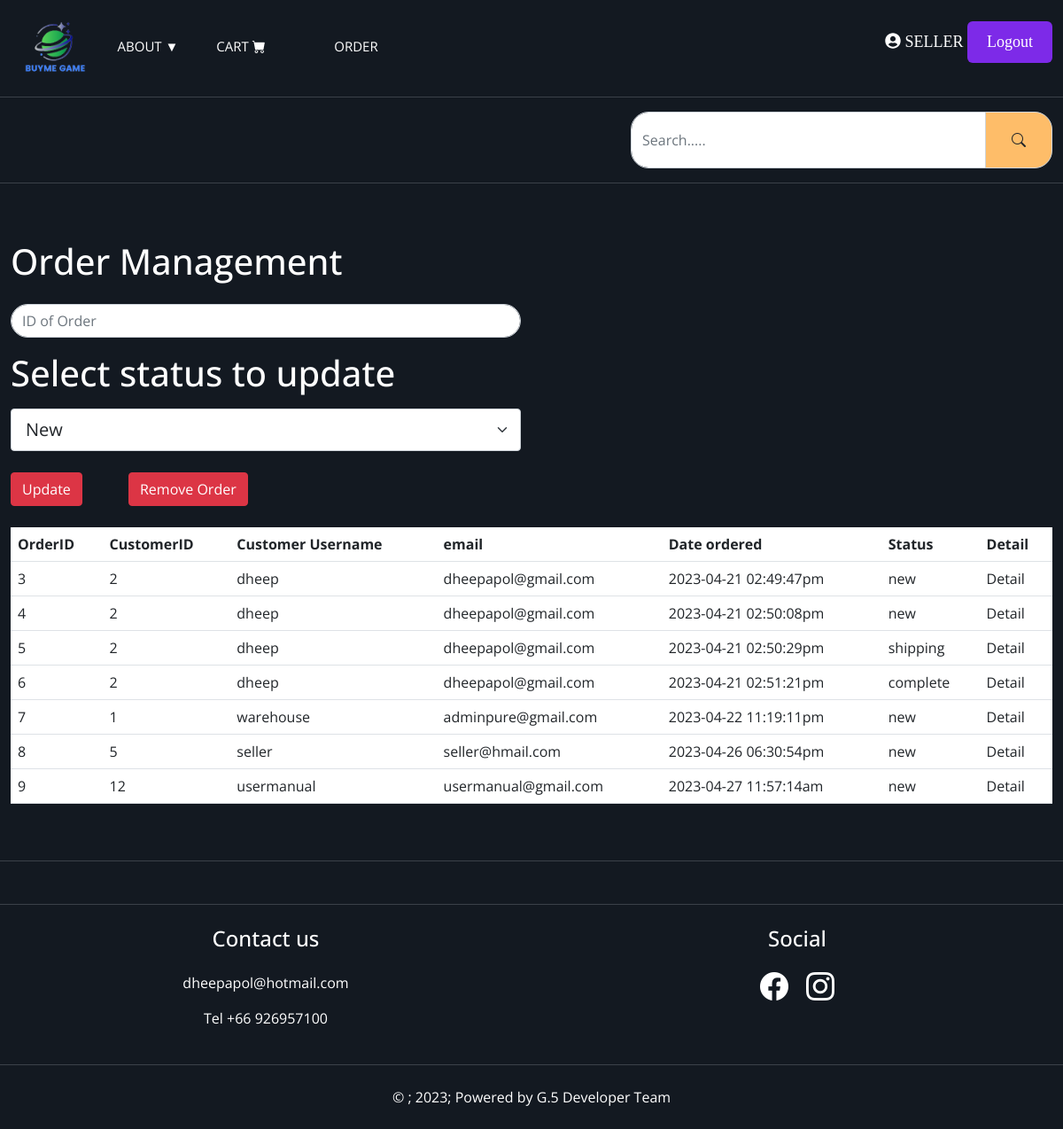
The page /adminorder.php (signed in) on the database as committed earlier.
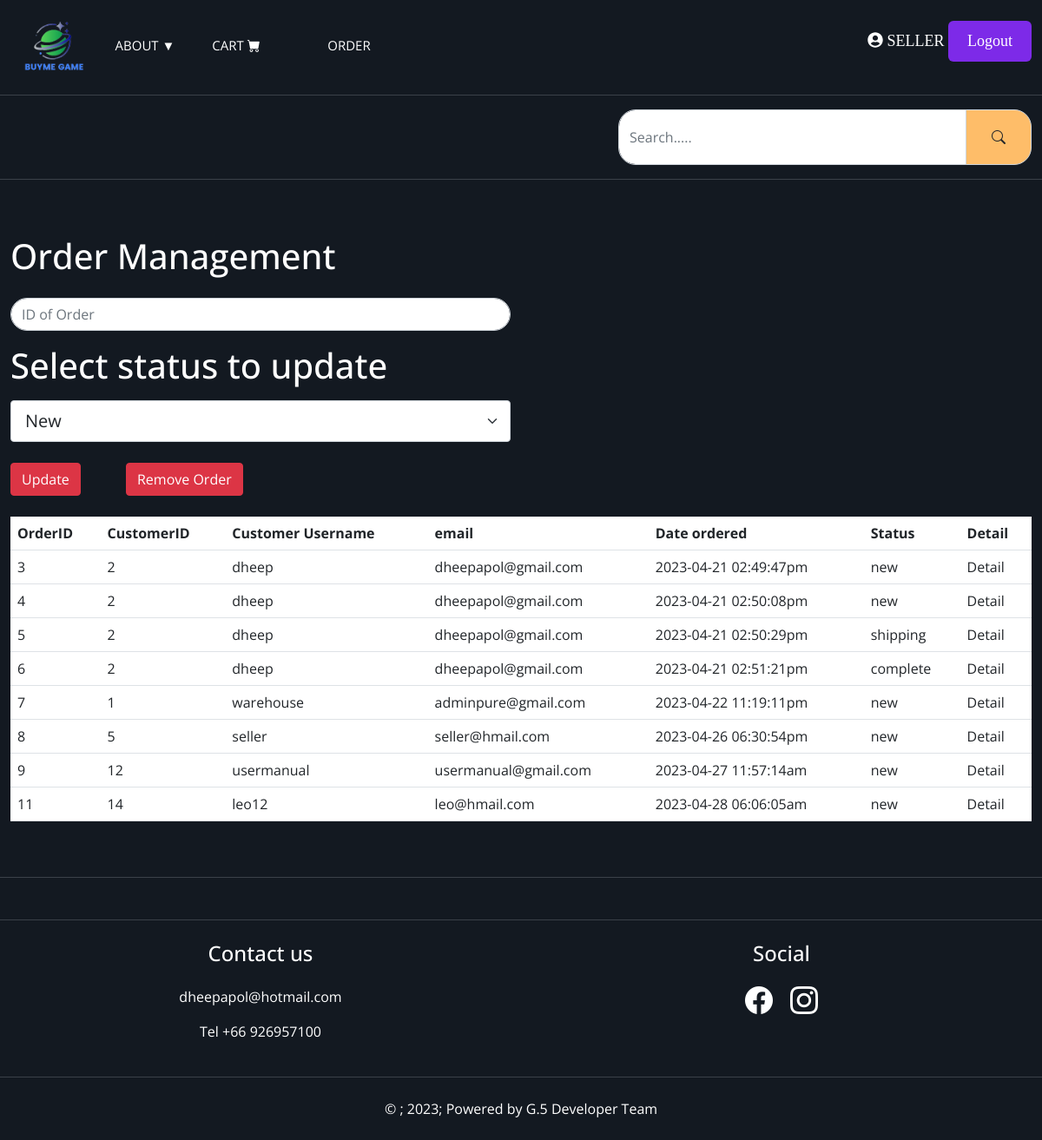
The same page on the database as committed later.
### tables this page shows
CREATE TABLE "customerorder" (
	"coid"	INTEGER NOT NULL,
	"id"	INTEGER NOT NULL,
	"date"	TEXT NOT NULL,
	"address"	TEXT NOT NULL,
	"status"	TEXT NOT NULL,
	PRIMARY KEY("coid" AUTOINCREMENT)
);

CREATE TABLE "Users" (
	"id"	INTEGER NOT NULL UNIQUE,
	"username"	TEXT NOT NULL,
	"email"	TEXT NOT NULL,
	"password"	TEXT NOT NULL,
	"role"	TEXT NOT NULL,
	"tier"	TEXT,
	PRIMARY KEY("id" AUTOINCREMENT)
);

### adminorder.php (the view, shortened to what this page needs)
<?php
require_once('components.php');
include('server.php');
?>
<html lang="en">
<head>
  <link rel="stylesheet" href="https://cdn.jsdelivr.net/npm/bootstrap-icons@1.10.4/font/bootstrap-icons.css">
  <link href="https://cdn.jsdelivr.net/npm/bootstrap@5.0.0/dist/css/bootstrap.min.css" rel="stylesheet">
  <link rel="stylesheet" href="https://cdn.jsdelivr.net/npm/@fortawesome/fontawesome-free@6.2.0/css/fontawesome.min.css"
>
  <link rel="stylesheet" href="https://cdn.jsdelivr.net/npm/bootstrap-icons@1.9.1/font/bootstrap-icons.css">
  <link rel="stylesheet" href="style.css">
</head>
<body>
  <?php navhead(); ?>
  <?php
  if ($_SESSION['role'] == 'customer') {
    echo '<section class="home-wrapper-1 py-5">
<div class="container-xxl">
    <div class="row h-75 text-center">
    <div class="col-12">
<h1 class="text-danger">You do not have the permisson</h1>
    </div>
    </div>
</div>
      </section>';
  } else if($_SESSION['role'] == 'seller') {
    echo '
        <section class="home-wrapper-1 py-5">
        <div class="container-xxl">
        <div class="row">
        <div class="col-6">
        <h1 class="text-white py-3">Order Management</h1>
        <form action="" method="POST">
        <input type="text" name="remordid" required="ID is required" class="form-control" placeholder="ID of Order">
      <div class="form-outline mb-4">
      <h1 class="text-white my-3">Select status to update</h1>
          <select class="form-select form-select-lg my-1" aria-label=".form-select-lg example" name="selectstatus">
  <option selected value="new">New</option>
  <option value="shipping">Shipping</option>
  <option value="complete">Complete</option>
</select>
      </div>
      <button type="submit" name="updatestatus" class="btn btn-danger btn-block mb-4">Update</button>
      <button type="submit" name="remord" class="btn btn-danger btn-block mb-4 mx-5">Remove Order</button>
        </form>
        </div>
        </div>
        <table class="table bg-white">
          <tr>
            <th>OrderID</th>
            <th>CustomerID</th>
            <th>Customer Username</th>
            <th>email</th>
            <th>Date ordered</th>
            <th>Status</th>
            <th>Detail</th>
          </tr>';
          $joinsql = "SELECT co.coid,re.id,re.username,email,date,status FROM customerorder co INNER JOIN Users re on co.id = re.id";
          $result = $db->query($joinsql);
          while ($row = $result->fetchArray(SQLITE3_ASSOC)) {
            echo '<tr>
            <td>' . $row['coid'] . '</td>
            <td>' . $row['id'] . '</td>
            <td>' . $row['username'] . '</td>
            <td>' . $row['email'] . '</td>
            <td>' . $row['date'] . '</td>
            <td>' . $row['status'] . '</td>
            <td><a href="adminorderdetail.php?odetail='.$row['coid'].'">Detail</a></td>
          </tr>';
          }
          echo '</table>
        </div>
        </section>';}
  ?>
  <?php
  footer();
  ?>
</body>
</html>

### components.php (shortened to what this page needs)
<?php
function navhead(){
  if (isset($_SESSION['username'])) {
    $navh = '
    <header class="header-top-strip py-4">
    <div class="container-xxl">
    <div class="row">
    <div class="col-9">
    <nav>
        <a href="index.php"><img src="logo.png" alt="Logo"></a>
        <div class="dropdown col-4">
          <a href="#" class="dropdown">About &#9660;</a>
        </div>
        <a href="cart.php" class="text-white col-4">Cart <i class="bi bi-cart-fill"></i></a>
        <a href="order.php" class="text-white col-1">Order</a>
    </nav>
    </div>
    <div class="col-3">
    <p class="textlg text-white text-end mb-1"><a href="account.php" ><i class="fa fa-user-circle"></i></a> '.$_SESSION['username'].'   <button class="button" onclick="logout()"">Logout</button></p>
    </div>
    </div>
    </header>
  <header class="header-upper py-3">
    <div class="container-xxl">
      <div class="row align-items-center">
        <div class="col-5">
        <form action="category.php" method="GET">
        <div class="input-group">
            <input type="text" name="search"
              class="form-control py-2"
              placeholder="Search....."
              aria-label="Search....."
              aria-describedby="basic-addon2" />
            <span class="input-group-text p-3" id="basic-addon2">
            <button class="btn" type="submit"><i class="bi bi-search"></i></button>
            </span>
          </div>
        </form>
        </div>
      </div>
    </div>
  </header>';
  }else{    $navh = '
  </header>';
}
echo $navh;
}
function footer(){
    $footer = "<footer class='py-4'></footer>
<footer class='py-4'>
  <div class='container-xxl'>
    <div class='row'>
      <div class='col-6 text-center'>
        <h4 class='text-white mb-4'>Contact us</h4>
        <p class='text-white'>dheepapol@hotmail.com</p>
        <p class='text-white'>Tel +66 926957100</p>
        <div></div>
      </div>
      <div class='col-6 text-center'>
        <h4 class='text-white mb-4'>Social</h4>
        <a target = '_blank' href='https://www.facebook.com/dheepapol.sutthiphunt'><i class='bi bi-facebook text-white h2 mx-2'></i></a>
        <a target = '_blank' href='https://www.instagram.com/dholpapee/'><i class='bi bi-instagram text-white h2 mx-2'></i></a>
        <div></div>
      </div>
    </div>
  </div>
</footer>
<footer class='py-4'>
  <div class='container-xxl'>
    <div class='row'>
      <div class='col-12'>
        <p class='text-center mb-0 text-white'>&copy ; 2023; Powered by G.5 Developer Team</p>
      </div>
    </div>
  </div>
</footer>";
    echo $footer;
}
?>

### style.css (style rules this page uses)
* { margin: 0; padding: 0; box-sizing: border-box; }
:root { --color-131921: #131921; --color-3b4149: #3b4149; --color-febd69: #febd69; }
body { font-family: 'Kanit', sans-serif; }
a { text-decoration: none; color : inherit; }
.header-top-strip { background-color: var(--color-131921); border-bottom: 1px solid var(--color-3b4149); }
.header-upper { background-color: var(--color-131921); border-bottom: 1px solid var(--color-3b4149); }
.header-upper .input-group-text { background-color: var(--color-febd69); border-radius: 20px 20px 20px 20px; }
footer { background-color: var(--color-131921); }
footer:not(:first-child) { border-top: 1px solid var(--color-3b4149); }
.home-wrapper-1 { background-color: var(--color-131921); min-height: 80vh; }
img { max-width: 70%; height: auto; }
.form-control { border-radius: 20px 20px 20px 20px; }

### components.php (style rules this page uses)
body { font-family: "Open Sans", sans-serif; background: #2c3e50; }
nav { position: relative; width: 470px; border-radius: 8px; font-size: 0; }
nav a,nav .dropdown { font-size: 15px; text-transform: uppercase; color: white; text-decoration: none; line-height: 50px; position: relative; z-index: 1; display: inline-block; text-align: center; }
nav a:nth-child(1),nav .dropdown:nth-child(1) { width: 100px; }
nav a:nth-child(2),nav .dropdown:nth-child(2) { width: 110px; }
nav a:nth-child(3) { width: 100px; }
nav a:nth-child(4) { width: 160px; }
.dropdown { position: relative; display: inline-block; }
.button { position: relative; padding: 10px 22px; border-radius: 6px; border: none; color: #fff; cursor: pointer; background-color: #7d2ae8; transition: all 0.2s ease; }
.button:before, .button:after { position: absolute; content: ""; width: 150%; left: 50%; height: 100%; transform: translateX(-50%); z-index: -1000; background-repeat: no-repeat; }
.textlg { font-family: consolas; text-transform: uppercase; font-size: 18px; }

Rows that differ between the two databases and show on the page:
added customerorder: coid "11", users.id "14", users.username "leo12", users.email "leo@hmail.com", date "2023-04-28 06:06:05am", status "new"
